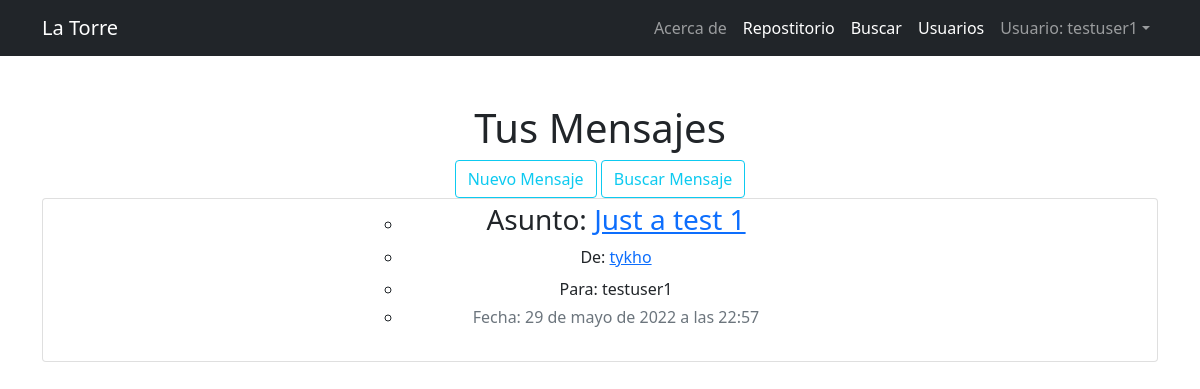
Before: /chat/inbox/ (signed in) with the older database file.
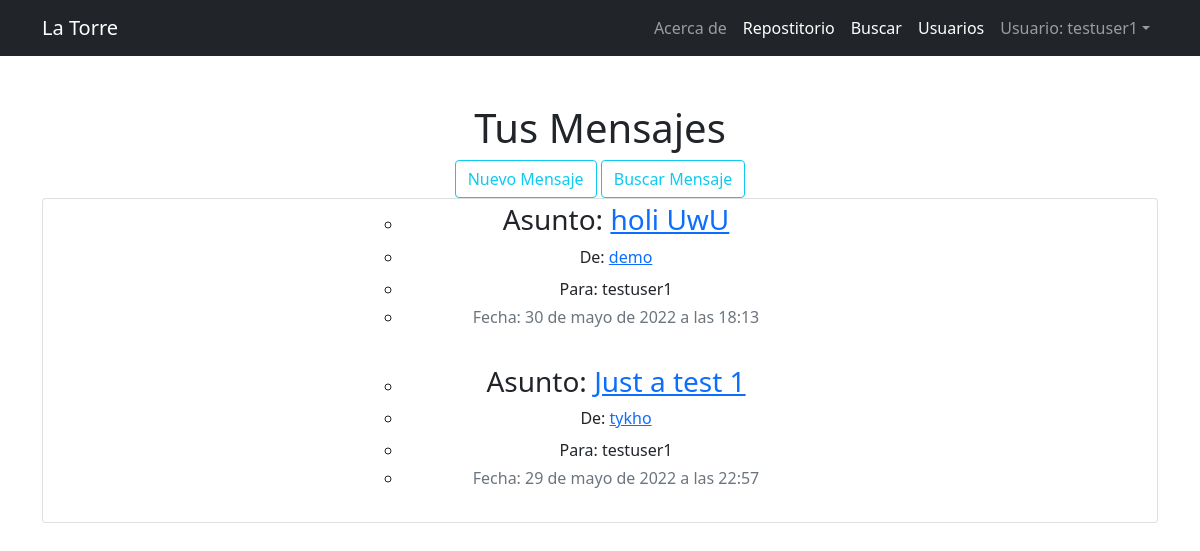
After: the same page with the newer database file.
### chat/models.py (models this page shows, shortened)
class Message(models.Model):
    remitente = models.ForeignKey(User, on_delete=models.CASCADE)
    destinatario = models.CharField(max_length=60)
    fecha_emision = models.DateTimeField(default=timezone.now)
    asunto = models.CharField(max_length=120)
    contenido = models.TextField()

### chat/views.py (the view)
# urls.py: path('inbox/', views.MessageList.as_view(), name='Inbox'),
class MessageList(UserPassesTestMixin, ListView):
    model = Message
    template_name = 'chat/inbox.html'
    ordering = ('-fecha_emision',)
    extra_context = {
        'title': "Bandeja de entrada",
    }
    def test_func(self):
        return self.request.user.is_authenticated and (
            self.request.user.is_staff
            or self.request.user.id == self.request.user.profile.id
        )

### chat/templates/chat/inbox.html
{% extends 'blog/base.html' %}
{% block content %}
        <h1>Tus Mensajes</h1>
        <a href="{% url 'New-Message' %}"><button class="btn btn-outline-info">Nuevo Mensaje</button></a>
        <a href="{% url 'Search-Chat' %}"><button class="btn btn-outline-info">Buscar Mensaje</button></a>
        <ul class="card">
          {% for message in message_list %}
          {% if message.remitente.pk is user.pk or message.destinatario == user.username %}
          <ul class="container col col-5 mb-3 mt-1">
            <li><h3>Asunto: <a href="{% url 'Chat-Detail' message.pk %}">{{ message.asunto }}</a></h3></li>
            <li><p class="mt-2 mb-1">De: <a href="{% url 'Userdetail' message.remitente.pk %}" target="_blank">{{ message.remitente }}</a></p></li>
            <li><p class="mt-2 mb-1">Para: {{ message.destinatario }}</p></li>
            <li><p class="text-secondary mb-3">Fecha: {{ message.fecha_emision }}</p></li>
          </ul>
          {% endif %}
          {% endfor %}
        </ul>
{% endblock content %}

### blog/templates/blog/base.html (shortened to what this page needs)
<!DOCTYPE html>
<html lang="es">
  <head>
    {% load static %}
    <link href="{% static 'blog/css/styles.css' %}" type="text/css" rel="stylesheet" />
  </head>
  <body>
    <nav class="navbar navbar-expand-lg navbar-dark bg-dark">
      <div class="container">
        <a class="navbar-brand" href="{% url 'Blog-Index' %}">La Torre</a>
        <div class="collapse navbar-collapse" id="navbarSupportedContent">
          <ul class="navbar-nav ms-auto mb-2 mb-lg-0">
            <li class="nav-item"><a class="nav-link" aria-current="page" href="{% url 'About' %}">Acerca de</a></li>
            <li class="nav-item"><a class="nav-link active" aria-current="page" href="{% url 'Post-List' %}">Repostitorio</a></li>
            <li class="nav-item"><a class="nav-link active" aria-current="page" href="{% url 'Search-Post' %}">Buscar</a></li>
            <li class="nav-item"><a class="nav-link active" aria-current="page" href="{% url 'Userlist' %}">Usuarios</a></li>
            {% if not user.is_authenticated %}
            <li class="nav-item"><a class="nav-link active" aria-current="page" href="{% url 'Register' %}">Regístrate</a></li>
            <li class="nav-item"><a class="nav-link" href="{% url 'Login' %}">Login</a></li>
            {% else %}
            <li class="nav-item dropdown">
              <a class="nav-link dropdown-toggle" id="navbarDropdown" href="#" role="button" data-bs-toggle="dropdown" aria-expanded="false">Usuario: {{ user }}</a>
            </li>
            {% endif %}
          </ul>
        </div>
      </div>
    </nav>
    <div class="container">
      <div class="text-center mt-5">
        {% block content %}{% endblock content %}
      </div>
    </div>
  </body>
</html>

Changed rows visible on the page:
added Message: asunto "holi UwU", remitente "demo", destinatario "testuser1", fecha_emision "30 de mayo de 2022 a las 18:13"
